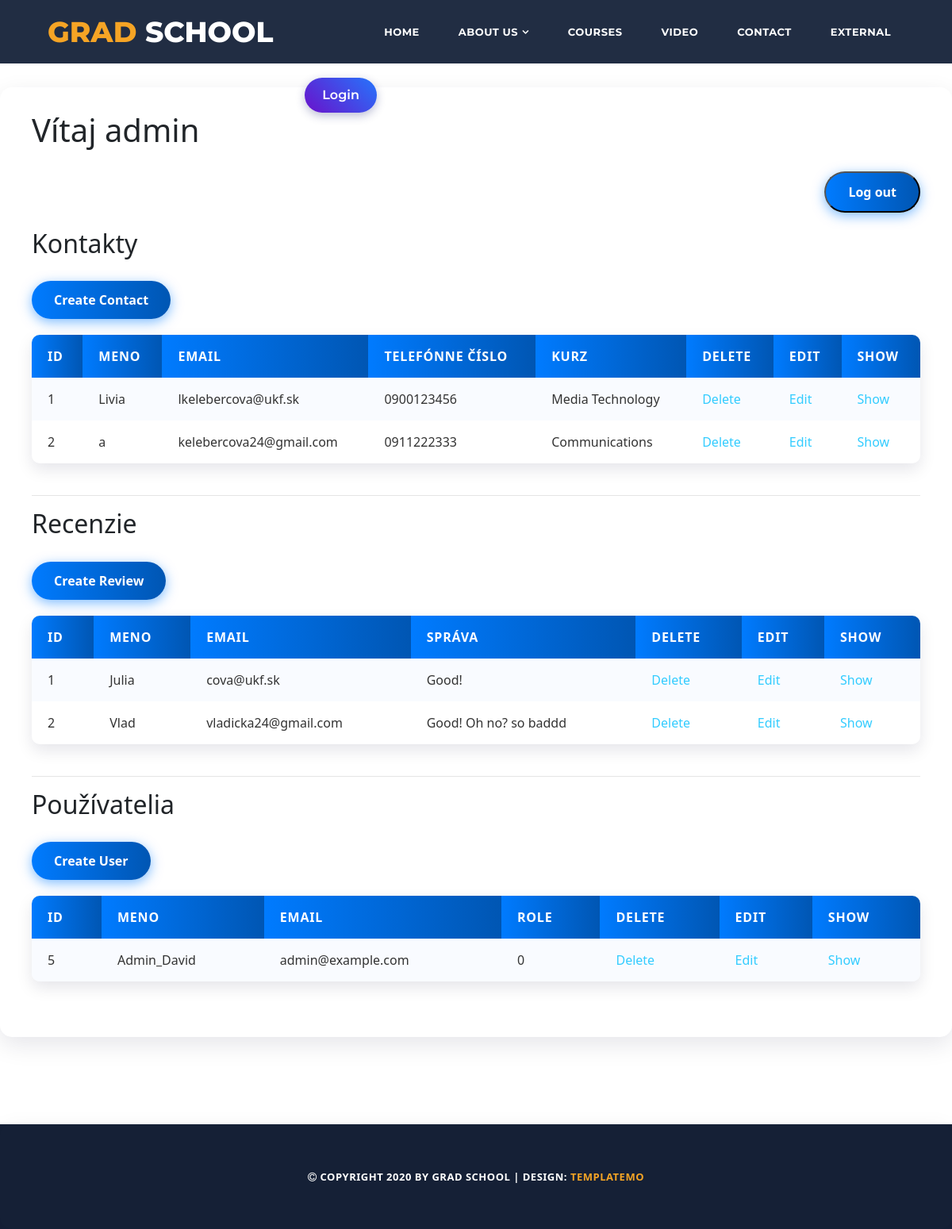
The page /admin.php (signed in) on the database its author committed.
### tables this page shows
CREATE TABLE `contact` (
  `id` int(11) NOT NULL AUTO_INCREMENT,
  `name` varchar(150) NOT NULL,
  `email` varchar(150) NOT NULL,
  `phone` varchar(15) NOT NULL,
  `course` varchar(150) DEFAULT NULL,
  PRIMARY KEY (`id`)
);

CREATE TABLE `review` (
  `id` int(11) NOT NULL AUTO_INCREMENT,
  `name` varchar(150) NOT NULL,
  `email` varchar(150) NOT NULL,
  `message` TEXT NOT NULL,
  PRIMARY KEY (`id`)
);

CREATE TABLE `users` (
  `id` int(11) NOT NULL AUTO_INCREMENT,
  `name` varchar(100) NOT NULL,
  `email` varchar(150) NOT NULL,
  `password` varchar(255) NOT NULL,
  `role` int(11) NOT NULL,
  `created_at` timestamp NOT NULL DEFAULT current_timestamp(),
  PRIMARY KEY (`id`),
  UNIQUE KEY `email` (`email`)
);

### _inc/classes/Database.php (called while the page is built, shortened)
<?php
class Database
{
    private string $host;
    private string $db;
    private string $user;
    private string $pass;
    private string $charset;
    private ?PDO $pdo = null;
    public function __construct(
        string $host = "localhost",
        string $db = "db_pre_sait",
        string $user = "root",
        string $pass = "",
        string $charset = "utf8"
    ) {
        $this->host = $host;
        $this->db = $db;
        $this->user = $user;
        $this->pass = $pass;
        $this->charset = $charset;
    }
    private function connect(): void
    {
        $dsn = "mysql:host={$this->host};dbname={$this->db};charset={$this->charset}";
        try {
            $this->pdo = new PDO($dsn, $this->user, $this->pass, [
                PDO::ATTR_ERRMODE => PDO::ERRMODE_EXCEPTION,
                PDO::ATTR_DEFAULT_FETCH_MODE => PDO::FETCH_ASSOC,
                PDO::ATTR_EMULATE_PREPARES => false,
            ]);
        } catch (PDOException $e) {
            error_log("Database connection error: " . $e->getMessage());
            exit("Database error. Please contact administrator.");
        }
    }
    public function getConnection(): ?PDO
    {
        return $this->pdo;
    }
}
?>

### _inc/classes/Contact.php (called while the page is built, shortened)
<?php
class Contact
{
    private $db;
    public function __construct(Database $database)
    {
        $this->db = $database->getConnection();
    }
    public function index()
    {
        $query = "SELECT * FROM contact";
        $stmt = $this->db->prepare($query);
        $stmt->execute();
        return $stmt->fetchAll(PDO::FETCH_ASSOC);
    }
}
?>

### _inc/classes/Review.php (called while the page is built, shortened)
<?php
class Review
{
    private $db;
    public function __construct(Database $database)
    {
        $this->db = $database->getConnection();
    }
    public function index()
    {
        $stmt = $this->db->prepare("SELECT * FROM review");
        $stmt->execute();
        return $stmt->fetchAll(PDO::FETCH_ASSOC);
    }
}
?>

### _inc/classes/User.php (called while the page is built, shortened)
<?php
class User
{
    private $db;
    public function __construct(Database $database)
    {
        $this->db = $database->getConnection();
    }
    public function index()
    {
        $stmt = $this->db->prepare("SELECT * FROM users");
        $stmt->execute();
        return $stmt->fetchAll(PDO::FETCH_ASSOC);
    }
}
?>

### admin.php (the view, shortened to what this page needs)
<?php
include('partials/header.php');
$db = new Database();
$contact = new Contact($db);
$contacts = $contact->index();
$review = new Review($db);
$reviews = $review->index();
$user = new User($db);
$users = $user->index();
?>
<section class="container">
    <h1>Vítaj admin</h1>
    <form action="logout.php" method="POST" style="text-align: right;">
        <button type="submit" class="button">Log out</button>
    </form>
    <h2>Kontakty</h2>
    <a href="contact-create.php" class="button">Create Contact</a>
    <table>
        <tr>
            <th>ID</th>
            <th>Meno</th>
            <th>Email</th>
            <th>Telefónne číslo</th>
            <th>Kurz</th>
            <th>Delete</th>
            <th>Edit</th>
            <th>Show</th>
        </tr>
        <?php foreach($contacts as $con): ?>
            <tr>
                <td><?= htmlspecialchars($con['id']) ?></td>
                <td><?= htmlspecialchars($con['name']) ?></td>
                <td><?= htmlspecialchars($con['email']) ?></td>
                <td><?= htmlspecialchars($con['phone']) ?></td>
                <td><?= htmlspecialchars($con['course']) ?></td>
                <td><a href="?delete=<?= $con['id'] ?>" onclick="return confirm('Určite chcete vymazať túto správu?')">Delete</a></td>
                <td><a href="contact-edit.php?id=<?= $con['id'] ?>">Edit</a></td>
                <td><a href="contact-show.php?id=<?= $con['id'] ?>">Show</a></td>
            </tr>
        <?php endforeach; ?>
    </table>
    <hr>
    <h2>Recenzie</h2>
    <a href="review-create.php" class="button">Create Review</a>
    <table>
        <tr>
            <th>ID</th>
            <th>Meno</th>
            <th>Email</th>
            <th>Správa</th>
            <th>Delete</th>
            <th>Edit</th>
            <th>Show</th>
        </tr>
        <?php foreach($reviews as $rev): ?>
            <tr>
                <td><?= htmlspecialchars($rev['id']) ?></td>
                <td><?= htmlspecialchars($rev['name']) ?></td>
                <td><?= htmlspecialchars($rev['email']) ?></td>
                <td><?= htmlspecialchars($rev['message']) ?></td>
                <td><a href="?delete_review=<?= $rev['id'] ?>" onclick="return confirm('Určite chcete vymazať tento recenziu?')">Delete</a></td>
                <td><a href="review-edit.php?id=<?= $rev['id'] ?>">Edit</a></td>
                <td><a href="review-show.php?id=<?= $rev['id'] ?>">Show</a></td>
            </tr>
        <?php endforeach; ?>
    </table>
    <hr>
    <h2>Používatelia</h2>
    <a href="user-create.php" class="button">Create User</a>
    <table>
        <tr>
            <th>ID</th>
            <th>Meno</th>
            <th>Email</th>
            <th>Role</th>
            <th>Delete</th>
            <th>Edit</th>
            <th>Show</th>
        </tr>
        <?php foreach($users as $u): ?>
            <tr>
                <td><?= htmlspecialchars($u['id']) ?></td>
                <td><?= htmlspecialchars($u['name']) ?></td>
                <td><?= htmlspecialchars($u['email']) ?></td>
                <td><?= htmlspecialchars($u['role']) ?></td>
                <td><a href="?delete_user=<?= $u['id'] ?>" onclick="return confirm('Určite chcete vymazať tohto používateľa?')">Delete</a></td>
                <td><a href="user-edit.php?id=<?= $u['id'] ?>">Edit</a></td>
                <td><a href="user-show.php?id=<?= $u['id'] ?>">Show</a></td>
            </tr>
        <?php endforeach; ?>
    </table>
</section>
<?php
include('partials/footer.php');
?>

### assets/css/templatemo-grad-school.css (style rules this page uses)
body { font-family: 'Montserrat', sans-serif; }
a { color: #3CF; text-decoration: none; }

### assets/css/admin.css (style rules this page uses)
.container { margin-top: 110px; padding: 30px 40px; max-width: 1200px; margin-left: auto; margin-right: auto; font-family: 'Segoe UI', Tahoma, Geneva, Verdana, sans-serif; border-radius: 15px; box-shadow: 0 10px 30px rgba(0, 0, 50, 0.1); }
table { width: 100%; border-collapse: separate; border-spacing: 0; margin-bottom: 40px; box-shadow: 0 8px 20px rgba(0,0,50,0.1); border-radius: 10px; overflow: hidden; }
th, td { padding: 15px 20px; text-align: left; font-size: 1rem; color: #333; }
th { background: linear-gradient(90deg, #007BFF, #0056b3); color: white; font-weight: 600; text-transform: uppercase; letter-spacing: 0.05em; user-select: none; }
tr:nth-child(even) { background-color: #f9fbff; }
.button { display: inline-block; padding: 12px 28px; margin: 20px 0; background: linear-gradient(90deg, #007BFF, #0056b3); color: white; font-weight: 600; text-decoration: none; border-radius: 30px; box-shadow: 0 4px 15px rgba(0, 123, 255, 0.5); transition: background 0.3s ease, transform 0.2s ease, box-shadow 0.3s ease; }

### rows shown on the page
contact: id "1", name "Livia", email "lkelebercova@ukf.sk", phone "0900123456", course "Media Technology"
contact: id "2", name "a", email "kelebercova24@gmail.com", phone "0911222333", course "Communications"
review: id "1", name "Julia", email "cova@ukf.sk", message "Good!"
review: id "2", name "Vlad", email "vladicka24@gmail.com", message "Good! Oh no? so baddd"
users: id "5", name "Admin_David", email "admin@example.com", role "0"

### other values the page prints
$page_name "HOME"
$page_name "ABOUT US"
$page_name "COURSES"
$page_name "VIDEO"
$page_name "CONTACT"
$page_name "EXTERNAL"
